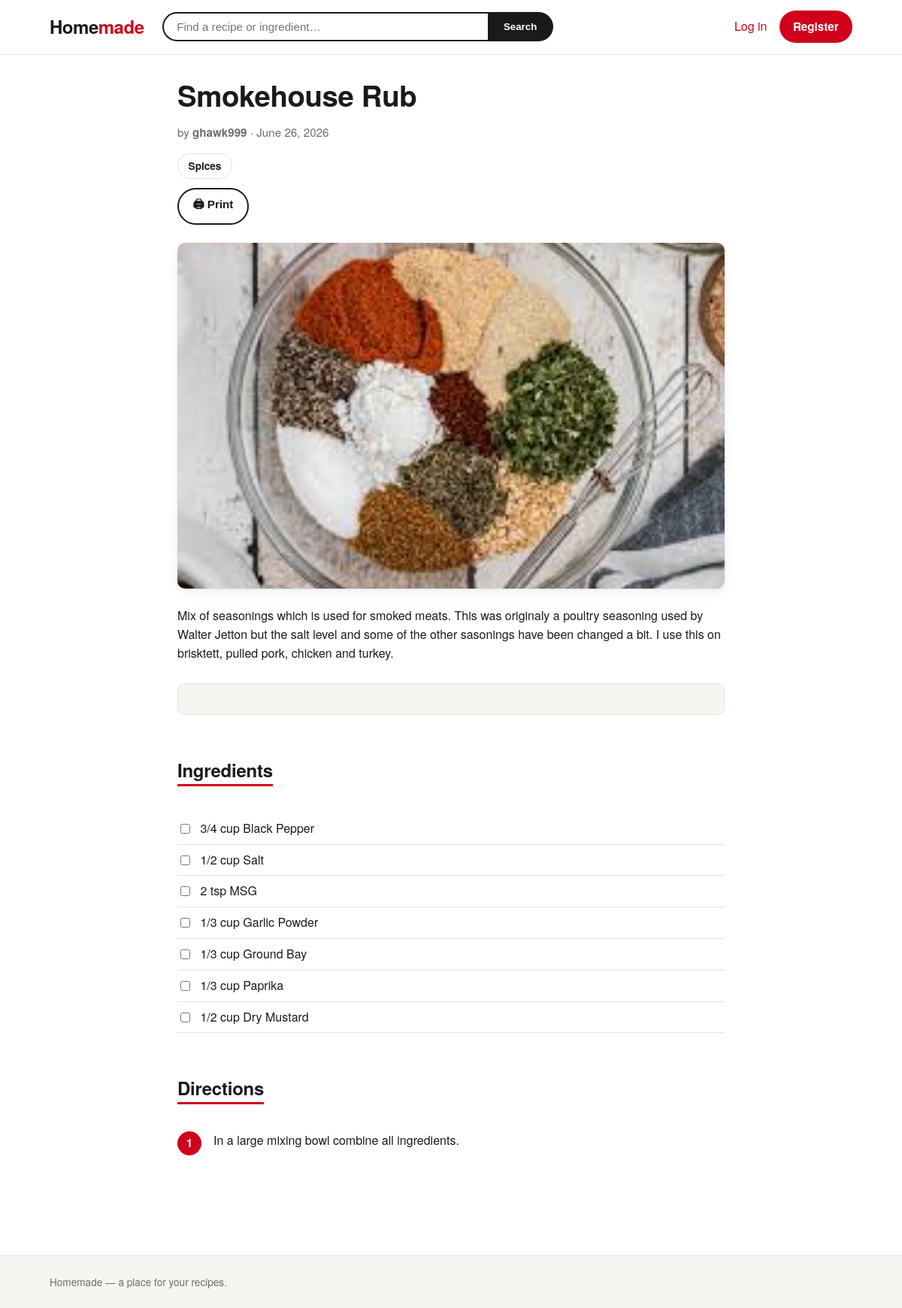
Screenshot of /recipes/4/ with the database file from the repository.
### cookbook/models.py (models this page shows, shortened)
class Recipe(models.Model):
    class Difficulty(models.TextChoices):
        EASY = 'easy', 'Easy'
        MEDIUM = 'medium', 'Medium'
        HARD = 'hard', 'Hard'
    author = models.ForeignKey(
        settings.AUTH_USER_MODEL,
        on_delete=models.CASCADE,
        related_name='recipes',
    )
    name = models.CharField(max_length=200)
    description = models.TextField(blank=True)
    categories = models.ManyToManyField(
        Category, related_name='recipes', blank=True
    )
    cuisine = models.CharField(max_length=100, blank=True)
    prep_minutes = models.PositiveIntegerField(null=True, blank=True)
    cook_minutes = models.PositiveIntegerField(null=True, blank=True)
    servings = models.PositiveIntegerField(null=True, blank=True)
    difficulty = models.CharField(
        max_length=10, choices=Difficulty.choices, blank=True
    )
    calories = models.PositiveIntegerField(null=True, blank=True)
    protein_g = models.PositiveIntegerField(null=True, blank=True)
    carbs_g = models.PositiveIntegerField(null=True, blank=True)
    fat_g = models.PositiveIntegerField(null=True, blank=True)
    created_at = models.DateTimeField(auto_now_add=True)
    updated_at = models.DateTimeField(auto_now=True)
    class Meta:
        ordering = ['-created_at']
    @property
    def total_minutes(self):
        if self.prep_minutes is None and self.cook_minutes is None:
            return None
        return (self.prep_minutes or 0) + (self.cook_minutes or 0)
    @property
    def has_nutrition(self):
        return any(
            v is not None
            for v in (self.calories, self.protein_g, self.carbs_g, self.fat_g)
        )

class Category(models.Model):
    name = models.CharField(max_length=100, unique=True)
    slug = models.SlugField(max_length=100, unique=True, blank=True)
    class Meta:
        ordering = ['name']
        verbose_name_plural = 'categories'
    def get_absolute_url(self):
        return reverse('cookbook:category_detail', kwargs={'slug': self.slug})

class RecipePhoto(models.Model):
    recipe = models.ForeignKey(
        Recipe, on_delete=models.CASCADE, related_name='photos'
    )
    image = models.ImageField(upload_to='recipes/%Y/%m/')
    caption = models.CharField(max_length=200, blank=True)
    order = models.PositiveIntegerField(default=0)
    class Meta:
        ordering = ['order', 'id']

class Ingredient(models.Model):
    recipe = models.ForeignKey(
        Recipe, on_delete=models.CASCADE, related_name='ingredients'
    )
    quantity = models.CharField(max_length=50, blank=True)
    unit = models.CharField(max_length=50, blank=True)
    text = models.CharField(max_length=200)
    order = models.PositiveIntegerField(default=0)
    class Meta:
        ordering = ['order', 'id']
    @property
    def display(self):
        parts = [p for p in (self.quantity, self.unit, self.text) if p]
        return ' '.join(parts)

class Step(models.Model):
    recipe = models.ForeignKey(
        Recipe, on_delete=models.CASCADE, related_name='steps'
    )
    instruction = models.TextField()
    order = models.PositiveIntegerField(default=0)
    class Meta:
        ordering = ['order', 'id']

### accounts/models.py (models this page shows)
class User(AbstractUser):
    pass

### cookbook/views.py (the view)
# urls.py: path('recipes/<int:pk>/', RecipeDetailView.as_view(), name='recipe_detail'),
class RecipeDetailView(DetailView):
    model = Recipe
    template_name = 'cookbook/recipe_detail.html'
    context_object_name = 'recipe'
    def get_queryset(self):
        return (
            Recipe.objects
            .select_related('author')
            .prefetch_related('ingredients', 'steps', 'photos')
        )

### templates/cookbook/recipe_detail.html (shortened to what this page needs)
{% extends 'base.html' %}
{% block main_class %}narrow{% endblock %}
{% block content %}
<div class="recipe-head">
    <h1>{{ recipe.name }}</h1>
    <p class="byline">by <strong>{{ recipe.author.username }}</strong> · {{ recipe.created_at|date:"F j, Y" }}</p>
    {% if recipe.categories.all %}
    <div class="recipe-cats">
        {% for cat in recipe.categories.all %}
            <a class="chip" href="{{ cat.get_absolute_url }}">{{ cat.name }}</a>
        {% endfor %}
    </div>
    {% endif %}
</div>
<div class="printbar">
    <button class="button ghost" type="button" onclick="window.print()">🖨 Print</button>
</div>
{% with hero=recipe.photos.first %}
    {% if hero %}
    <div class="hero"><img src="{{ hero.image.url }}" alt="{{ recipe.name }}"></div>
    {% endif %}
{% endwith %}
{% if recipe.description %}
    <p class="summary">{{ recipe.description|linebreaks }}</p>
{% endif %}
<dl class="facts">
</dl>
<section class="section">
    <h2>Ingredients</h2>
    {% if recipe.ingredients.all %}
        <ul class="ingredients">
            {% for ingredient in recipe.ingredients.all %}
                <li><input type="checkbox"> <span>{{ ingredient.display }}</span></li>
            {% endfor %}
        </ul>
    {% else %}
        <p class="meta">No ingredients listed.</p>
    {% endif %}
</section>
<section class="section">
    <h2>Directions</h2>
    {% if recipe.steps.all %}
        <ol class="steps">
            {% for step in recipe.steps.all %}
                <li>{{ step.instruction|linebreaks }}</li>
            {% endfor %}
        </ol>
    {% else %}
        <p class="meta">No steps listed.</p>
    {% endif %}
</section>
{% endblock %}

### templates/base.html (style rules this page uses)
:root { --accent: #d0021b; --accent-dark: #a80016; --ink: #1a1a1a; --muted: #6d6d6d; --line: #e3e3e3; --bg: #ffffff; --bg-soft: #f7f5f2; --radius: 10px; --shadow: 0 1px 3px rgba(0,0,0,.08), 0 6px 18px rgba(0,0,0,.05); }
* { box-sizing: border-box; }
body { font-family: "Helvetica Neue", Helvetica, Arial, sans-serif; margin: 0; color: var(--ink); background: var(--bg); line-height: 1.55; }
a { color: var(--accent); text-decoration: none; }
h1, h2, h3 { font-weight: 800; letter-spacing: -.01em; line-height: 1.15; }
.chip { display: inline-block; padding: .35rem .85rem; border-radius: 999px; background: #fff; border: 1px solid var(--line); color: var(--ink); font-size: .85rem; font-weight: 600; white-space: nowrap; }
.button { display: inline-block; background: var(--accent); color: #fff; padding: .6rem 1.15rem; border: 0; border-radius: 999px; cursor: pointer; font-weight: 700; font-size: .95rem; }
.button.ghost { background: #fff; color: var(--ink); border: 2px solid var(--ink); }

### templates/cookbook/recipe_detail.html (style rules this page uses)
.recipe-head h1 { font-size: 2.4rem; margin: 0 0 .5rem; }
.recipe-head .byline { color: var(--muted); font-size: .95rem; }
.recipe-cats { margin: .75rem 0; display: flex; gap: .4rem; flex-wrap: wrap; }
.hero { margin: 1.5rem 0; border-radius: var(--radius); overflow: hidden; box-shadow: var(--shadow); }
.hero img { width: 100%; display: block; max-height: 460px; object-fit: cover; }
.summary { font-size: 1.05rem; }
.facts { display: grid; grid-template-columns: repeat(auto-fit, minmax(110px, 1fr)); gap: 1rem; padding: 1.25rem; margin: 1.75rem 0; background: var(--bg-soft); border-radius: var(--radius); border: 1px solid var(--line); text-align: center; }
.section { margin: 2.5rem 0; }
.section h2 { font-size: 1.5rem; border-bottom: 3px solid var(--accent); display: inline-block; padding-bottom: .25rem; }
.ingredients { list-style: none; padding: 0; }
.ingredients li { padding: .5rem 0; border-bottom: 1px solid var(--line); display: flex; gap: .65rem; align-items: baseline; }
.ingredients input { transform: translateY(1px); }
.steps { padding-left: 0; list-style: none; counter-reset: step; }
.steps li { position: relative; padding: 0 0 1.25rem 3rem; counter-increment: step; }
.steps li::before { content: counter(step); position: absolute; left: 0; top: 0; width: 2rem; height: 2rem; border-radius: 50%; background: var(--accent); color: #fff; display: flex; align-items: center; justify-content: center; font-weight: 800; font-size: .95rem; }

### rows the page displays
Recipe: name "Smokehouse Rub", author.username "ghawk999", created_at "June 26, 2026", description "Mix of seasonings which is used for smoked meats. This was originaly a poultry seasoning used by Walter Jetton but the salt level and some of the other sasonings have been changed a bit. I use this on brisktett, pulled pork, chicken and turkey."
Category: name "Spices"
RecipePhoto: image (picture)
Ingredient: display "3/4 cup Black Pepper"
Ingredient: display "1/2 cup Salt"
Ingredient: display "2 tsp MSG"
Ingredient: display "1/3 cup Garlic Powder"
Ingredient: display "1/3 cup Ground Bay"
Ingredient: display "1/3 cup Paprika"
Ingredient: display "1/2 cup Dry Mustard"
Step: instruction "In a large mixing bowl combine all ingredients."
